Frame 1 (no input): blank canvas, image omitted
Frame 60 (the mouse pressed at the canvas centre just before this capture): blank canvas, image omitted
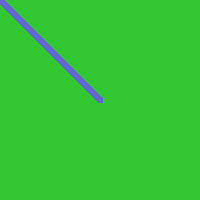
Frame 120 (the mouse held since frame 60 and released just before this capture)

The Processing sketch whose frames 1 and 60 were blank and that drew this single picture after the mouse press (run headless with seeded random() and noise(); from frame 60 on, the mouse is pressed at the canvas centre):

// Processing sketch: processing_96620
// ── processing_96620.pde

void setup(){
size(200,200);
background (50,200,50);
}
void draw(){
strokeWeight(5);
 stroke (100,100,210);
  line(mouseX, mouseY, 1,1);
}
